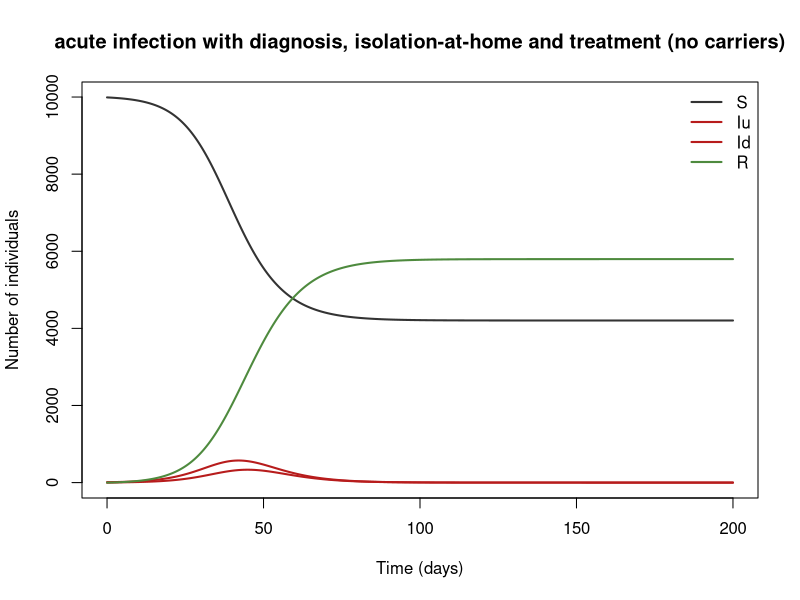

Recreate this plot in R.
## acute infection with diagnosis, isolation-at-home and treatment (no carriers)
## generic acute bacterial or viral infection with case finding (e.g. diphtheria, scabies, early COVID testing).
## R0 is about 1.53 with these values, against 4 without diagnosis.
## Parameter values: 0 of 5 checked against the source; the rest are recalled or illustrative.
## Reference: Illustrative structure in the spirit of the treatment and control chapters of Vynnycky E. & White R.G. (2010) An Introduction to Infectious Disease Modelling, Oxford University Press, ISBN 978-0-19-856576-5, and Martcheva M. (2015) An Introduction to…
## Source: https://doi.org/10.1007/978-1-4899-7612-3
##
## Generated from a compartmental model diagram (model format v1).
## Regenerating from the same diagram always gives this exact file.
##
## Compartments: S, Iu, Id, R
## Flows (time unit: days):
##   S -> Iu   : lambda * S
##   Iu -> Id  : delta_d * Iu
##   Iu -> R   : gamma_u * Iu
##   Id -> R   : gamma_d * Id

library(deSolve)

# ---- Time ------------------------------------------------------------
times <- seq(0, 200, by = 0.2)  # days

# ---- Parameters ------------------------------------------------------
parameters <- c(
  beta = 0.4,        # transmission (1/day) [illustrative]
  delta_d = 0.2,     # diagnosis rate (mean 5 days to diagnosis) (1/day) [illustrative]
  kappa_d = 0.2,     # relative infectiousness after diagnosis (isolation plus treatment) [illustrative]
  gamma_u = 1 / 10,  # recovery, undiagnosed (1/day) [illustrative]
  gamma_d = 1 / 3    # recovery, diagnosed and treated (1/day) [illustrative]
)

# ---- Initial conditions ----------------------------------------------
state <- c(
  S = 9990,  # susceptible
  Iu = 10,   # infectious, undiagnosed
  Id = 0,    # diagnosed and treated, reduced contacts
  R = 0      # recovered
)

# ---- Model equations -------------------------------------------------
sidr_diagnosis_model <- function(t, state, parameters) {
  with(as.list(c(state, parameters)), {
    # Total population
    N <- S + Iu + Id + R

    # Derived quantities
    lambda <- beta * (Iu + kappa_d * Id) / N
    R0 <- beta / (gamma_u + delta_d) + beta * delta_d * kappa_d / ((gamma_u + delta_d) * gamma_d)

    # Rates of change
    dS <- -lambda * S
    dIu <- lambda * S - delta_d * Iu - gamma_u * Iu
    dId <- delta_d * Iu - gamma_d * Id
    dR <- gamma_u * Iu + gamma_d * Id

    list(c(dS, dIu, dId, dR))
  })
}

# ---- Solve -----------------------------------------------------------
out <- ode(y = state, times = times, func = sidr_diagnosis_model, parms = parameters)
out <- as.data.frame(out)

# ---- Plot ------------------------------------------------------------
compartment_cols <- c(S = "#333333", Iu = "#B71C1C", Id = "#B71C1C", R = "#4E8A3E")
matplot(out$time, out[, names(compartment_cols)], type = "l", lty = 1, lwd = 2,
        col = compartment_cols, xlab = "Time (days)", ylab = "Number of individuals",
        main = "acute infection with diagnosis, isolation-at-home and treatment (no carriers)")
legend("topright", legend = names(compartment_cols), col = compartment_cols,
       lty = 1, lwd = 2, bty = "n")
